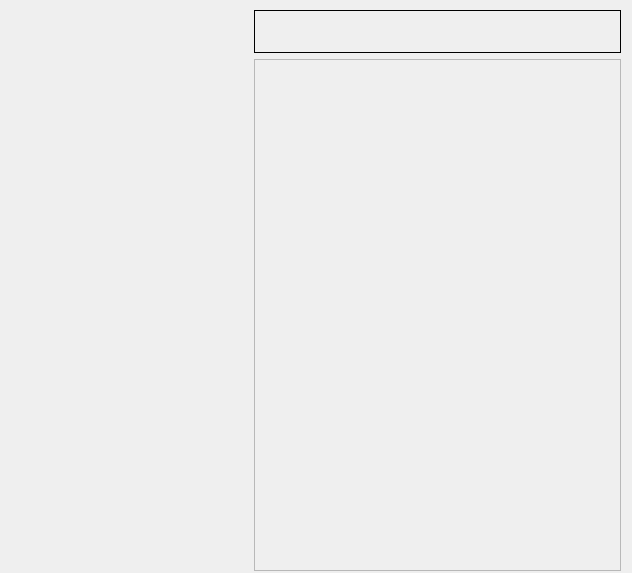
<?xml version="1.0" encoding="UTF-8"?>
<ui version="4.0">
 <class>SAMDialog</class>
 <widget class="QDialog" name="SAMDialog">
  <property name="geometry">
   <rect>
    <x>0</x>
    <y>0</y>
    <width>632</width>
    <height>573</height>
   </rect>
  </property>
  <property name="windowTitle">
   <string>Dialog</string>
  </property>
  <widget class="QWidget" name="horizontalLayoutWidget">
   <property name="geometry">
    <rect>
     <x>10</x>
     <y>10</y>
     <width>611</width>
     <height>561</height>
    </rect>
   </property>
   <layout class="QHBoxLayout" name="horizontalLayout" stretch="2,3">
    <item>
     <layout class="QVBoxLayout" name="verticalLayout_2"/>
    </item>
    <item>
     <layout class="QVBoxLayout" name="verticalLayout" stretch="1,12">
      <property name="sizeConstraint">
       <enum>QLayout::SetNoConstraint</enum>
      </property>
      <item>
       <widget class="QLabel" name="label">
        <property name="frameShape">
         <enum>QFrame::Box</enum>
        </property>
        <property name="text">
         <string/>
        </property>
       </widget>
      </item>
      <item>
       <widget class="QFrame" name="frame">
        <property name="frameShape">
         <enum>QFrame::StyledPanel</enum>
        </property>
        <property name="frameShadow">
         <enum>QFrame::Raised</enum>
        </property>
       </widget>
      </item>
     </layout>
    </item>
   </layout>
  </widget>
 </widget>
 <resources/>
 <connections/>
</ui>
